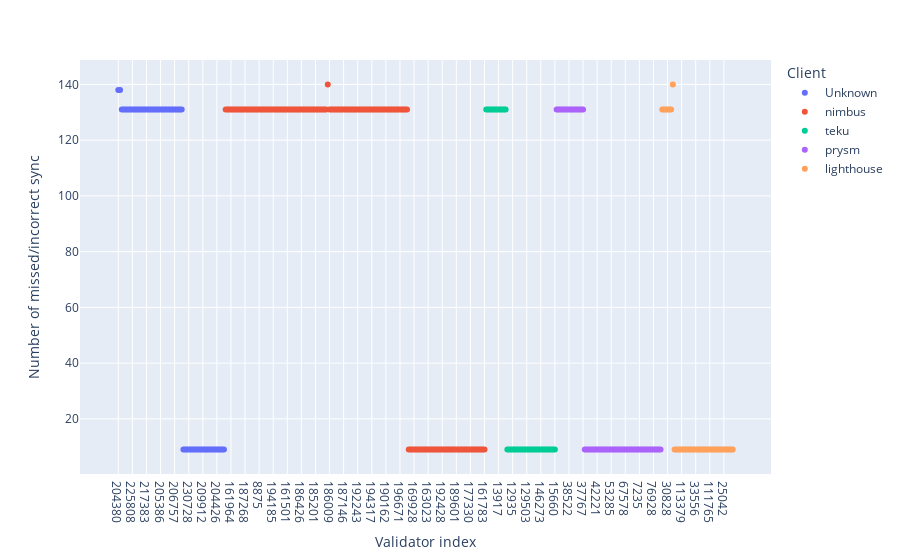

The notebook cell this image was saved under:
### Code cell
px.scatter(freq_df, x = 'Validator index', y = 'Number of missed/incorrect sync', color = 'Client')

### Figure 1 — Plotly figure (JSON) as saved in the notebook; plotly's stock layout.template omitted (floating-point values rounded to 4 significant figures; data arrays with more than 128 entries replaced by an {"elided": "..."} marker saying what was removed)
{"data": [{"hovertemplate": "Client=Unknown<br>Validator index=%{x}<br>Number of missed/incorrect sync=%{y}<extra></extra>", "legendgroup": "Unknown", "marker": {"color": "#636efa", "symbol": "circle"}, "mode": "markers", "name": "Unknown", "orientation": "v", "showlegend": true, "type": "scatter", "x": ["204380", "217704", "206920", "216518", "202060", "216099", "208689", "215869", "225808", "204976", "225786", "201197", "207271", "224108", "208376", "201354", "217383", "224537", "205486", "216056", "204559", "205229", "210908", "204703", "205386", "227610", "206226", "202978", "201013", "207323", "205627", "215395", "206757", "207393", "204288", "205811", "227142", "213657", "218052", "217607", "230728", "229408", "203156", "230227", "201884", "205629", "210097", "206979", "209912", "227059", "224207", "223308", "201146", "225770", "214024", "219266", "204426", "218984", "207826", "201625", "230924"], "xaxis": "x", "y": [138, 138, 131, 131, 131, 131, 131, 131, 131, 131, 131, 131, 131, 131, 131, 131, 131, 131, 131, 131, 131, 131, 131, 131, 131, 131, 131, 131, 131, 131, 131, 131, 131, 131, 131, 131, 131, 9, 9, 9, 9, 9, 9, 9, 9, 9, 9, 9, 9, 9, 9, 9, 9, 9, 9, 9, 9, 9, 9, 9, 9], "yaxis": "y"}, {"hovertemplate": "Client=nimbus<br>Validator index=%{x}<br>Number of missed/incorrect sync=%{y}<extra></extra>", "legendgroup": "nimbus", "marker": {"color": "#EF553B", "symbol": "circle"}, "mode": "markers", "name": "nimbus", "orientation": "v", "showlegend": true, "type": "scatter", "x": {"elided": "148 str values"}, "xaxis": "x", "y": {"elided": "148 int values"}, "yaxis": "y"}, {"hovertemplate": "Client=teku<br>Validator index=%{x}<br>Number of missed/incorrect sync=%{y}<extra></extra>", "legendgroup": "teku", "marker": {"color": "#00cc96", "symbol": "circle"}, "mode": "markers", "name": "teku", "orientation": "v", "showlegend": true, "type": "scatter", "x": ["15163", "11182", "12867", "15111", "15971", "11570", "12827", "13917", "15223", "12260", "15945", "13732", "139350", "152670", "140132", "12935", "136115", "138672", "153743", "142524", "147911", "141332", "11826", "129503", "125328", "157948", "152270", "147394", "13140", "150869", "150975", "146273", "159173", "144832", "120789", "14121", "131284", "123246", "123876", "15660"], "xaxis": "x", "y": [131, 131, 131, 131, 131, 131, 131, 131, 131, 131, 131, 131, 9, 9, 9, 9, 9, 9, 9, 9, 9, 9, 9, 9, 9, 9, 9, 9, 9, 9, 9, 9, 9, 9, 9, 9, 9, 9, 9, 9], "yaxis": "y"}, {"hovertemplate": "Client=prysm<br>Validator index=%{x}<br>Number of missed/incorrect sync=%{y}<extra></extra>", "legendgroup": "prysm", "marker": {"color": "#ab63fa", "symbol": "circle"}, "mode": "markers", "name": "prysm", "orientation": "v", "showlegend": true, "type": "scatter", "x": ["32020", "35990", "39929", "38237", "39974", "38175", "37960", "38522", "35280", "38931", "37246", "39090", "35145", "38385", "37865", "37767", "52917", "45480", "4597", "78147", "68866", "4360", "52343", "42221", "55670", "58333", "1588", "63767", "48814", "38399", "39074", "53285", "54171", "60009", "56742", "52516", "61550", "39242", "62655", "67578", "62549", "40737", "77507", "73270", "7340", "79864", "79450", "7235", "74831", "38843", "48518", "58304", "27046", "50111", "65520", "76928", "78848", "55028", "50016", "68389"], "xaxis": "x", "y": [131, 131, 131, 131, 131, 131, 131, 131, 131, 131, 131, 131, 131, 131, 131, 131, 9, 9, 9, 9, 9, 9, 9, 9, 9, 9, 9, 9, 9, 9, 9, 9, 9, 9, 9, 9, 9, 9, 9, 9, 9, 9, 9, 9, 9, 9, 9, 9, 9, 9, 9, 9, 9, 9, 9, 9, 9, 9, 9, 9], "yaxis": "y"}, {"hovertemplate": "Client=lighthouse<br>Validator index=%{x}<br>Number of missed/incorrect sync=%{y}<extra></extra>", "legendgroup": "lighthouse", "marker": {"color": "#FFA15A", "symbol": "circle"}, "mode": "markers", "name": "lighthouse", "orientation": "v", "showlegend": true, "type": "scatter", "x": ["30424", "25662", "22933", "30828", "30778", "30716", "30125", "97854", "52", "94392", "94352", "113379", "88504", "110399", "93405", "33316", "83174", "118232", "91742", "33556", "95751", "111722", "6534", "111899", "6010", "9259", "9107", "111765", "6005", "33048", "107591", "102734", "110952", "114557", "99374", "25042", "94671", "95006", "119508", "111049", "80524"], "xaxis": "x", "y": [131, 131, 131, 131, 131, 131, 140, 9, 9, 9, 9, 9, 9, 9, 9, 9, 9, 9, 9, 9, 9, 9, 9, 9, 9, 9, 9, 9, 9, 9, 9, 9, 9, 9, 9, 9, 9, 9, 9, 9, 9], "yaxis": "y"}], "layout": {"autosize": true, "legend": {"title": {"text": "Client"}, "tracegroupgap": 0}, "margin": {"t": 60}, "xaxis": {"anchor": "y", "autorange": true, "domain": [0, 1], "range": [-22.03, 371.0], "title": {"text": "Validator index"}, "type": "category"}, "yaxis": {"anchor": "x", "autorange": true, "domain": [0, 1], "range": [-0.3571, 149.4], "title": {"text": "Number of missed/incorrect sync"}, "type": "linear"}}}
